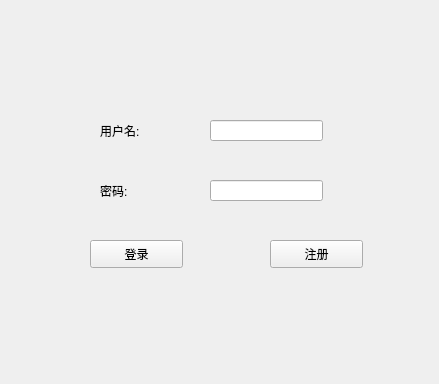
<?xml version="1.0" encoding="UTF-8"?>
<ui version="4.0">
 <class>Client</class>
 <widget class="QWidget" name="Client">
  <property name="geometry">
   <rect>
    <x>0</x>
    <y>0</y>
    <width>439</width>
    <height>384</height>
   </rect>
  </property>
  <property name="windowTitle">
   <string>Client</string>
  </property>
  <widget class="QLabel" name="label">
   <property name="geometry">
    <rect>
     <x>100</x>
     <y>90</y>
     <width>131</width>
     <height>81</height>
    </rect>
   </property>
   <property name="text">
    <string>用户名:</string>
   </property>
  </widget>
  <widget class="QLabel" name="label_2">
   <property name="geometry">
    <rect>
     <x>100</x>
     <y>170</y>
     <width>111</width>
     <height>41</height>
    </rect>
   </property>
   <property name="text">
    <string>密码:</string>
   </property>
  </widget>
  <widget class="QLineEdit" name="username">
   <property name="geometry">
    <rect>
     <x>210</x>
     <y>120</y>
     <width>113</width>
     <height>21</height>
    </rect>
   </property>
  </widget>
  <widget class="QLineEdit" name="password">
   <property name="geometry">
    <rect>
     <x>210</x>
     <y>180</y>
     <width>113</width>
     <height>21</height>
    </rect>
   </property>
   <property name="echoMode">
    <enum>QLineEdit::Password</enum>
   </property>
  </widget>
  <widget class="QPushButton" name="login_PB">
   <property name="geometry">
    <rect>
     <x>90</x>
     <y>240</y>
     <width>93</width>
     <height>28</height>
    </rect>
   </property>
   <property name="text">
    <string>登录</string>
   </property>
  </widget>
  <widget class="QPushButton" name="register_PB">
   <property name="geometry">
    <rect>
     <x>270</x>
     <y>240</y>
     <width>93</width>
     <height>28</height>
    </rect>
   </property>
   <property name="text">
    <string>注册</string>
   </property>
  </widget>
 </widget>
 <resources/>
 <connections/>
</ui>
